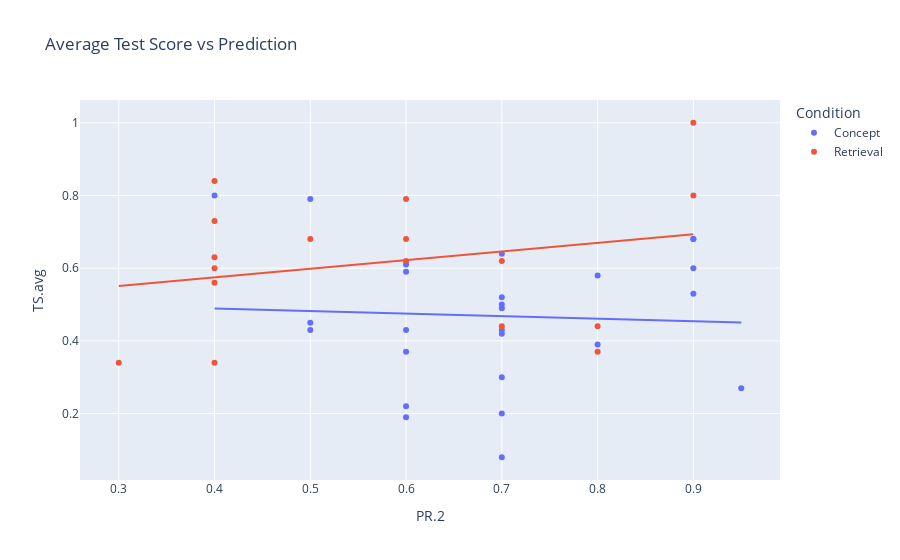

Notebook source saved alongside this figure:
### Code cell
fig2 = px.scatter(df_learning,
                    x="PR.2",
                    y="TS.avg",
                    color="Condition",
                    title="Average Test Score vs Prediction",
                    trendline="ols")
fig2.show()

### Figure 1 — Plotly figure (JSON) as saved in the notebook; plotly's stock layout.template omitted (floating-point values rounded to 4 significant figures)
{"data": [{"hovertemplate": "Condition=Concept<br>PR.2=%{x}<br>TS.avg=%{y}<extra></extra>", "legendgroup": "Concept", "marker": {"color": "#636efa", "symbol": "circle"}, "mode": "markers", "name": "Concept", "orientation": "v", "showlegend": true, "type": "scatter", "x": [0.8, 0.7, 0.7, 0.7, 0.95, 0.6, 0.6, 0.5, 0.6, 0.9, 0.8, 0.6, 0.9, 0.9, 0.6, 0.7, 0.7, 0.5, 0.9, 0.4, 0.6, 0.7, 0.7, 0.7, 0.7, 0.5], "xaxis": "x", "y": [0.39, 0.42, 0.08, 0.43, 0.27, 0.43, 0.37, 0.45, 0.61, 0.68, 0.58, 0.19, 0.68, 0.53, 0.59, 0.3, 0.52, 0.43, 0.6, 0.8, 0.22, 0.5, 0.64, 0.2, 0.49, 0.79], "yaxis": "y"}, {"hovertemplate": "<b>OLS trendline</b><br>TS.avg = -0.06918 * PR.2 + 0.516607<br>R<sup>2</sup>=0.002846<br><br>Condition=Concept<br>PR.2=%{x}<br>TS.avg=%{y} <b>(trend)</b><extra></extra>", "legendgroup": "Concept", "marker": {"color": "#636efa", "symbol": "circle"}, "mode": "lines", "name": "Concept", "showlegend": false, "type": "scatter", "x": [0.4, 0.5, 0.5, 0.5, 0.6, 0.6, 0.6, 0.6, 0.6, 0.6, 0.7, 0.7, 0.7, 0.7, 0.7, 0.7, 0.7, 0.7, 0.7, 0.8, 0.8, 0.9, 0.9, 0.9, 0.9, 0.95], "xaxis": "x", "y": [0.4889, 0.482, 0.482, 0.482, 0.4751, 0.4751, 0.4751, 0.4751, 0.4751, 0.4751, 0.4682, 0.4682, 0.4682, 0.4682, 0.4682, 0.4682, 0.4682, 0.4682, 0.4682, 0.4613, 0.4613, 0.4543, 0.4543, 0.4543, 0.4543, 0.4509], "yaxis": "y"}, {"hovertemplate": "Condition=Retrieval<br>PR.2=%{x}<br>TS.avg=%{y}<extra></extra>", "legendgroup": "Retrieval", "marker": {"color": "#EF553B", "symbol": "circle"}, "mode": "markers", "name": "Retrieval", "orientation": "v", "showlegend": true, "type": "scatter", "x": [0.4, 0.6, 0.9, 0.7, 0.3, 0.4, 0.7, 0.4, 0.6, 0.8, 0.9, 0.8, 0.4, 0.6, 0.4, 0.4, 0.5], "xaxis": "x", "y": [0.34, 0.79, 0.8, 0.44, 0.34, 0.6, 0.62, 0.73, 0.62, 0.37, 1, 0.44, 0.63, 0.68, 0.84, 0.56, 0.68], "yaxis": "y"}, {"hovertemplate": "<b>OLS trendline</b><br>TS.avg = 0.236802 * PR.2 + 0.479961<br>R<sup>2</sup>=0.060989<br><br>Condition=Retrieval<br>PR.2=%{x}<br>TS.avg=%{y} <b>(trend)</b><extra></extra>", "legendgroup": "Retrieval", "marker": {"color": "#EF553B", "symbol": "circle"}, "mode": "lines", "name": "Retrieval", "showlegend": false, "type": "scatter", "x": [0.3, 0.4, 0.4, 0.4, 0.4, 0.4, 0.4, 0.5, 0.6, 0.6, 0.6, 0.7, 0.7, 0.8, 0.8, 0.9, 0.9], "xaxis": "x", "y": [0.551, 0.5747, 0.5747, 0.5747, 0.5747, 0.5747, 0.5747, 0.5984, 0.622, 0.622, 0.622, 0.6457, 0.6457, 0.6694, 0.6694, 0.6931, 0.6931], "yaxis": "y"}], "layout": {"legend": {"title": {"text": "Condition"}, "tracegroupgap": 0}, "title": {"text": "Average Test Score vs Prediction"}, "xaxis": {"anchor": "y", "domain": [0, 1], "title": {"text": "PR.2"}}, "yaxis": {"anchor": "x", "domain": [0, 1], "title": {"text": "TS.avg"}}}}
